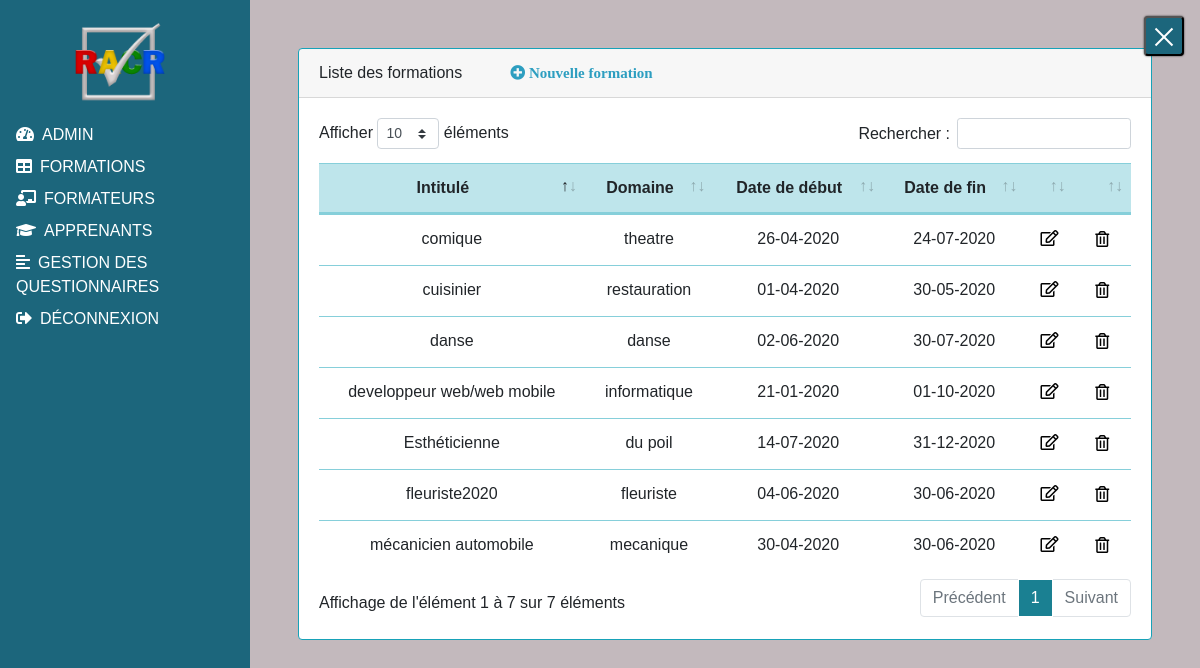
The page /phpFormation/formation.php (signed in) on the database its author committed.
### tables this page shows
CREATE TABLE IF NOT EXISTS `formation` (
  `idFormation` int(5) NOT NULL AUTO_INCREMENT,
  `intituleFormation` varchar(50) NOT NULL,
  `domaineFormation` varchar(50) NOT NULL,
  `dateDebutFormation` date NOT NULL DEFAULT '0000-00-00',
  `dateFinFormation` date NOT NULL DEFAULT '0000-00-00',
  PRIMARY KEY (`idFormation`)
);

### phpFormation/formationFunction.php (called while the page is built, shortened)
<?php
        function affichageFormation(){
            try {
                $co=connexion();
                $sql = 'SELECT*FROM formation';
                $affichage=$co->prepare($sql);
                $affichage->execute();
                return $affichage;
            }catch(PDOException $e){
                echo 'Erreur: ' .$e->getMessage();
            }finally {
                $co=null;
            }
        }
?>

### phpFormation/formation.php (the view, shortened to what this page needs)
<!DOCTYPE html>
<html lang="fr">
<head>
	<link rel="stylesheet" href="../vendor/fontawesome/css/all.min.css" type="text/css">
	<link rel="stylesheet" href="../vendor/bootstrap/css/bootstrap.min.css" type="text/css" />
	<link rel="stylesheet" type="text/css" href="../vendor/DataTables/datatables.min.css"/>
	<link rel="stylesheet" href="../css/style.css" type="text/css">
</head>
<body>
	<div id="sidebar-wrapper" class="active">
			<img src="../img/logob.png" class="logo" />
		<ul>
			<li><a href="../phpAdmin/admin.php"><i class="fas fa-tachometer-alt"></i><span>Admin</span></a></li>
			<li><a href="formation.php"><i class="fas fa-table"></i><span>Formations</span></a></li>
			<li><a href="../phpFormateur/formateur.php"><i class="fas fa-chalkboard-teacher"></i><span>Formateurs</span></a></li>
			<li><a href="../phpApprenant/apprenant.php"><i class="fas fa-graduation-cap"></i><span>Apprenants</span></a></li>
			<li><a href="../phpEvaluation/questionnaire.php"><i class="fas fa-align-left"></i><span>Gestion des questionnaires</span></a></li>
			<li><a onclick="return confirm('Etes vous sur de vouloir vous déconnecter')" href="../logOut.php"><i class="fas fa-sign-out-alt" ></i><span>Déconnexion</span></a></li>
		</ul>
	</div>
	<div id="content-wrapper" class="active">
		<button id="toggle-wrapper"><span class="active"></span><span class="active"></span><span class="active"></span></button>
			<div class="container-fluid p-5">
				<div class="card border-info mb-3">
					<div class="card-header">Liste des formations<a href="formationAjout.php" class="lien ml-5"><i class="fas fa-plus-circle circle"> Nouvelle formation</i></a></div>
					<div class="card-body table-responsive-lg">
						<table class="table table-info table-hover text-center mt-5" id="dtTable">
							<thead>
								<tr>
									<th>Intitulé</th>
									<th>Domaine</th>
									<th>Date de début</th>
									<th>Date de fin</th>
									<th></th>
									<th></th>
								</tr>
							</thead>
							<tbody class="bg-white">
							<?php 	require_once'formationFunction.php';
									$affichage=affichageformation();
									foreach ($affichage as $cl){?>
								<tr>
									<td> <?= $cl['intituleFormation'] ?> </td>
									<td> <?= $cl['domaineFormation'] ?> </td>
									<td data-order="<?=$cl['dateDebutFormation']?>"> <?= date("d-m-Y",strtotime($cl['dateDebutFormation'])); ?> </td>
									<td data-order="<?=$cl['dateFinFormation']?>"> <?= date("d-m-Y",strtotime($cl['dateFinFormation'])) ?> </td>
									<td><a href="formationEdit.php?idFormation=<?= $cl['idFormation'] ?>" class="button lien2" type="submit"><i class="far fa-edit"></i></a></td>
										<form method="post" action="formationFunction.php?idFormation=<?= $cl['idFormation'] ?>" enctype="multipart/form-data">
											<td><button  type="submit" name="supprimer" onclick="return confirm('Attention ! Les apprenants de cette formation seront sans formation ! Etes vous sur de vouloir supprimer la formation ?')" class="lien3"><i class="far fa-trash-alt"></i></button></td>
										</form>
								</tr>
							<?php } ?>
							</tbody>
						</table>
					</div>
				</div>
			</div>
	</div>
</body></html>

### css/style.css (style rules this page uses)
body, html { height: 100%; overflow-x: hidden; width: 100%; font-family: Helvetica, sans-serif; }
body { background-size: cover; background-attachment: fixed; background-color: rgba(138, 118, 125, 0.507); }
.container-fluid { margin: 0; padding: 0; }
#toggle-wrapper { background-color: rgb(28, 102, 124); border-radius: .25rem; box-shadow: 0 0 2px #222; height: 40px; position: fixed; right: 1rem; top: 1rem; width: 40px; z-index: 10; }
#toggle-wrapper span { background-color: rgb(255, 255, 255); height: 2px; position: absolute; transform: translateX(-50%); transition: all 1s ease; width: 24px; }
#toggle-wrapper span:nth-child(3) { top: 28px; }
#toggle-wrapper span:nth-child(3).active { top: 28px; transform: translate(-50%, -500%) rotate(-45deg); }
#content-wrapper { bottom: 0; left: 0; position: absolute; top: 0; transition: all 1s ease; width: 100%; height: 100vh; min-height: 100%; }
#content-wrapper.active { left: 250px; width: calc(100vw - 250px); }
#sidebar-wrapper { background-color: rgb(28, 102, 124); color: rgb(255, 255, 255); left: -250px; min-height: 100vh; position: fixed; text-transform: uppercase; top: 0; transition: all 1s ease; width: 250px; z-index: 1; }
#sidebar-wrapper.active { left: 0; }
#sidebar-wrapper .logo { padding: .5rem 0; width: 150px; margin-left: 45px; }
#sidebar-wrapper ul { list-style: none; margin: 0; padding: 0 1rem; text-align: left; }
#sidebar-wrapper ul li { list-style: none; padding-bottom: .5rem; }
#sidebar-wrapper ul span { color: rgb(255, 255, 255); padding-left: .5rem; }
#sidebar-wrapper ul a { color: rgb(255, 255, 255); }
.circle { font-size: 15px; }
li { list-style: none !important; }
.lien { color: rgb(45, 158, 192) !important; }
.lien2 { color: rgb(2, 2, 2) !important; }
.lien3 { color: rgb(2, 2, 2) !important; background-color: rgba(172, 172, 172, 0); border: none; }
#sidebar-wrapper li span { font-family: 'Lucida Sans', 'Lucida Sans Regular', 'Lucida Grande', 'Lucida Sans Unicode', Geneva, Verdana, sans-serif!important; }
span { color: white; }

### rows shown on the page
formation: intituleFormation "developpeur web/web mobile", domaineFormation "informatique", dateDebutFormation "21-01-2020", dateFinFormation "01-10-2020"
formation: intituleFormation "cuisinier", domaineFormation "restauration", dateDebutFormation "01-04-2020", dateFinFormation "30-05-2020"
formation: intituleFormation "comique", domaineFormation "theatre", dateDebutFormation "26-04-2020", dateFinFormation "24-07-2020"
formation: intituleFormation "mécanicien automobile", domaineFormation "mecanique", dateDebutFormation "30-04-2020", dateFinFormation "30-06-2020"
formation: intituleFormation "Esthéticienne", domaineFormation "du poil", dateDebutFormation "14-07-2020", dateFinFormation "31-12-2020"
formation: intituleFormation "fleuriste2020", domaineFormation "fleuriste", dateDebutFormation "04-06-2020", dateFinFormation "30-06-2020"
formation: intituleFormation "danse", domaineFormation "danse", dateDebutFormation "02-06-2020", dateFinFormation "30-07-2020"
